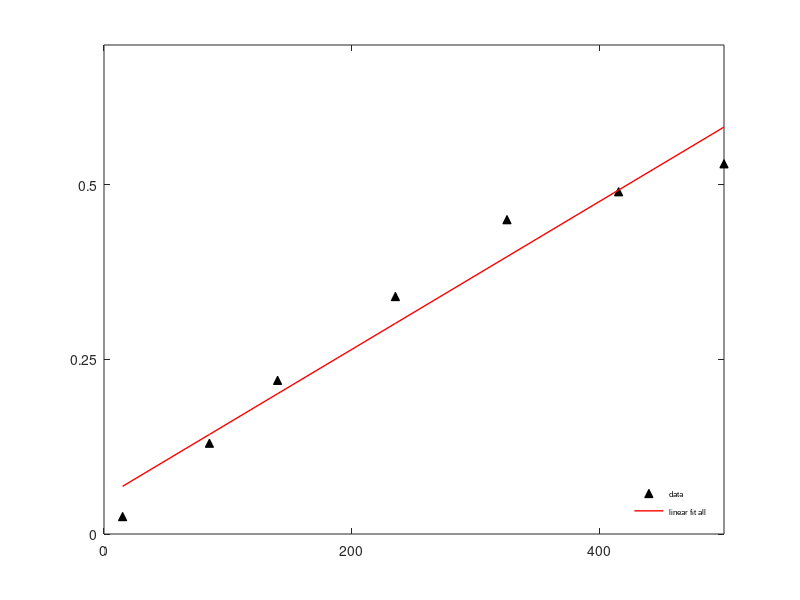

MATLAB code to generate this figure: (Note: this script raises an error after producing the figure.)
%% The corrlation of wavespeed and maximal frequncy is shown here
%% Data are manually recorded and collected in the file wavespeed.txt

% Location: I:\Masterarbeit_BioWis\Netlogo\Output\wavespeed

NI = [ 0.01 0.2 0.5 1.2 2.0 2.5 3.0 ]
hz = [ 15 85 140 235 325 415 500 ]
speed = [ 0.025 0.13 0.22 0.34 0.45 0.49 0.53 ]

NI2 = [ 0.01 0.2 0.5 1.2 2.0 ]
hz2 = [ 15 85 140 235 325 ]
speed2 = [ 0.025 0.13 0.22 0.34 0.45]


%hz = NI; 
%hz2 = NI2; 

% Defaults for this blog post
width = 2.3622;     % Width in inches
height = 1.41732;    % Height in inches
alw = 1;     % AxesLineWidth
fsz = 6;      % Fontsize
lw = 1;      % LineWidth
msz = 6;       % MarkerSize




% fit the data point
P = polyfit(hz,speed,1);
yfit = P(1)*hz+P(2);

Rsq1 = 1 - sum((speed - yfit).^2)/sum((speed - mean(speed)).^2);

% fit the data point of low frequencies
P2 = polyfit(hz2,speed2,1);
yfit2 = P2(1)*hz2+P2(2);

Rsq12 = 1 - sum((speed2 - yfit2).^2)/sum((speed2 - mean(speed2)).^2);


% Plot the data

h1 = figure;

plot(hz, speed, '^','markerfacecolor',[0 0 0],'markeredgecolor',[0 0 0],'MarkerSize',msz);
hold on;
plot(hz,yfit,'r-','LineWidth', alw);
hold on;
%plot(hz2,yfit2,'b-','LineWidth', alw);

% adjust figure properties

%xlabel('frequency (Hz)','FontSize', 6,'FontWeight','normal','Fontname','arial');
%ylabel('speed (m/s)','FontSize', 6,'FontWeight','normal','Fontname','arial');

axis([0 500 0 0.7])
set(gca,'XTick',[0:200:500]);
set(gca,'YTick',[0:0.25:2]);

%ll = legend('Original Data','linear fit all','linear fit <400 Hz');
ll = legend('data','linear fit all');
set(ll,'FontSize',fsz);
set(ll,'FontWeight','normal');
set(ll,'Fontname','arial');
legend('Location','southeast');
legend('boxoff');

%t1 = text(35,0.35,['rsq = ' num2str(roundn(Rsq1,-4))]);
%t2 = text(35,0.45,['speed = ' num2str(roundn(P(1),-4)) ' * frequency + ' num2str(roundn(P(2),-4)) ]);
t3 = text(35,0.55,['rsq = ' num2str(roundn(Rsq1,-3))],'FontSize', fsz);
t4 = text(35,0.65,['speed = ' num2str(roundn(P(1),-3)) ' * frequency + ' num2str(roundn(P(2),-3)) ],'FontSize', fsz);
%t3 = text(35,0.55,['rsq = ' num2str(roundn(Rsq12,-4))]);
%t4 = text(35,0.65,['speed = ' num2str(roundn(P2(1),-4)) ' * frequency + ' num2str(roundn(P2(2),-4)) ]);


%set(t1,'FontWeight','normal','FontSize',6,'Fontname','arial','color','red');
%set(t2,'FontWeight','normal','FontSize',6,'Fontname','arial','color','red');
%set(t3,'FontWeight','normal','FontSize',6,'Fontname','arial','color','blue');
%set(t4,'FontWeight','normal','FontSize',6,'Fontname','arial','color','blue');


% Determine the style
set(gca, 'FontSize', 10, 'LineWidth', alw, 'FontWeight','normal','Fontname','arial'); %<- Set properties
set(gca, 'box', 'off');
set(gcf,'color','w');   %background of figure is white when printing.
set(gcf,'InvertHardcopy','on');   %background of figure is white when printing independet of current color
%set(findall(gcf,'type','text'),'FontSize',8,'FontWeight','normal','Fontname','arial');

% Here we preserve the size of the image when we save it.
set(gca,'TickDir','out'); % The only other option is 'in'
set(gcf,'PaperUnits', 'inches');
set(gcf, 'PaperSize', [width height]);         %<-set size of figure
set(gcf, 'PaperPositionMode', 'manual');


pos = get(gcf, 'Position');
set(gcf, 'Position', [pos(1) pos(2) width*100, height*100]); %<- Set size of displayed figure
papersize = get(gcf, 'PaperSize');             %<- Set size of displayed figure
left = (papersize(1)- width)/2;                %<- Set size of displayed figure
bottom = (papersize(2)- height)/2;             %<- Set size of displayed figure
myfiguresize = [left, bottom, width, height];  %<- Set size of displayed figure
set(gcf,'PaperPosition', myfiguresize);        %<- Set size of displayed figure

print(h1,'-dpng','wavespeed_frequency_frequency_vs_speed.png','-r1000');

